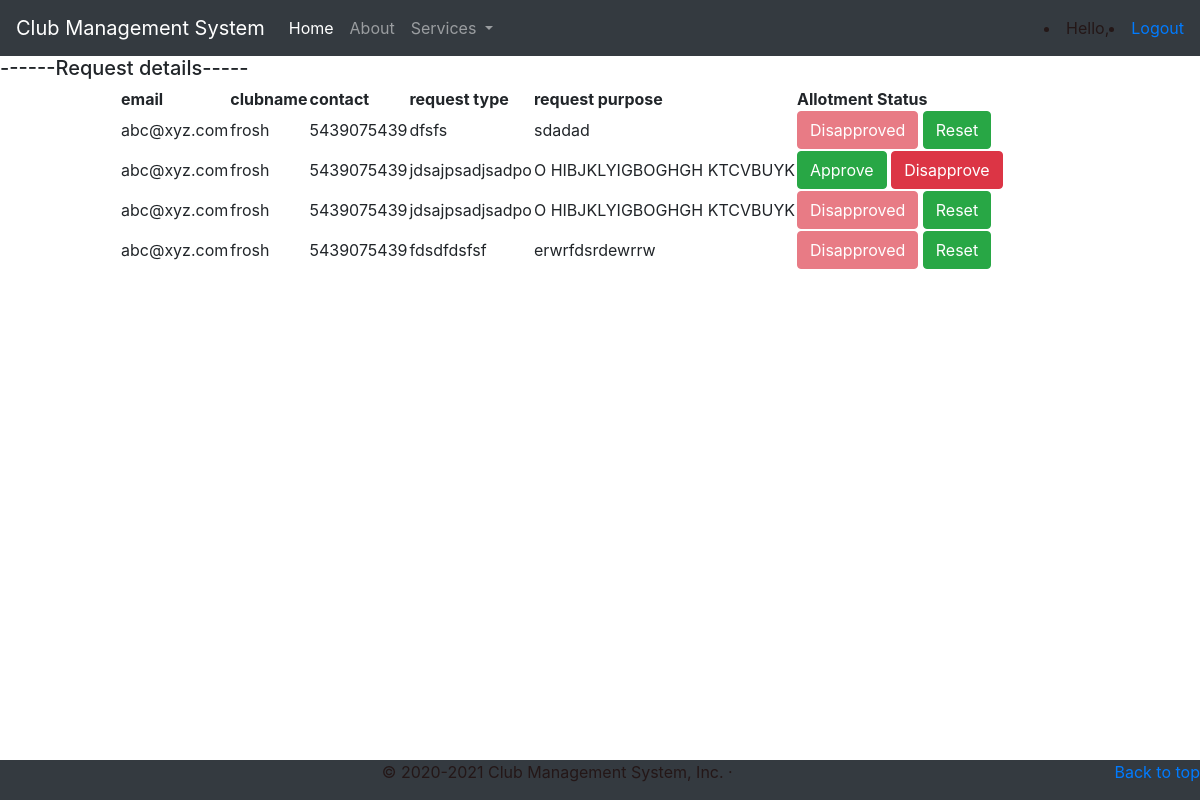
Page /dash/status/ (signed in) on the earlier database version.
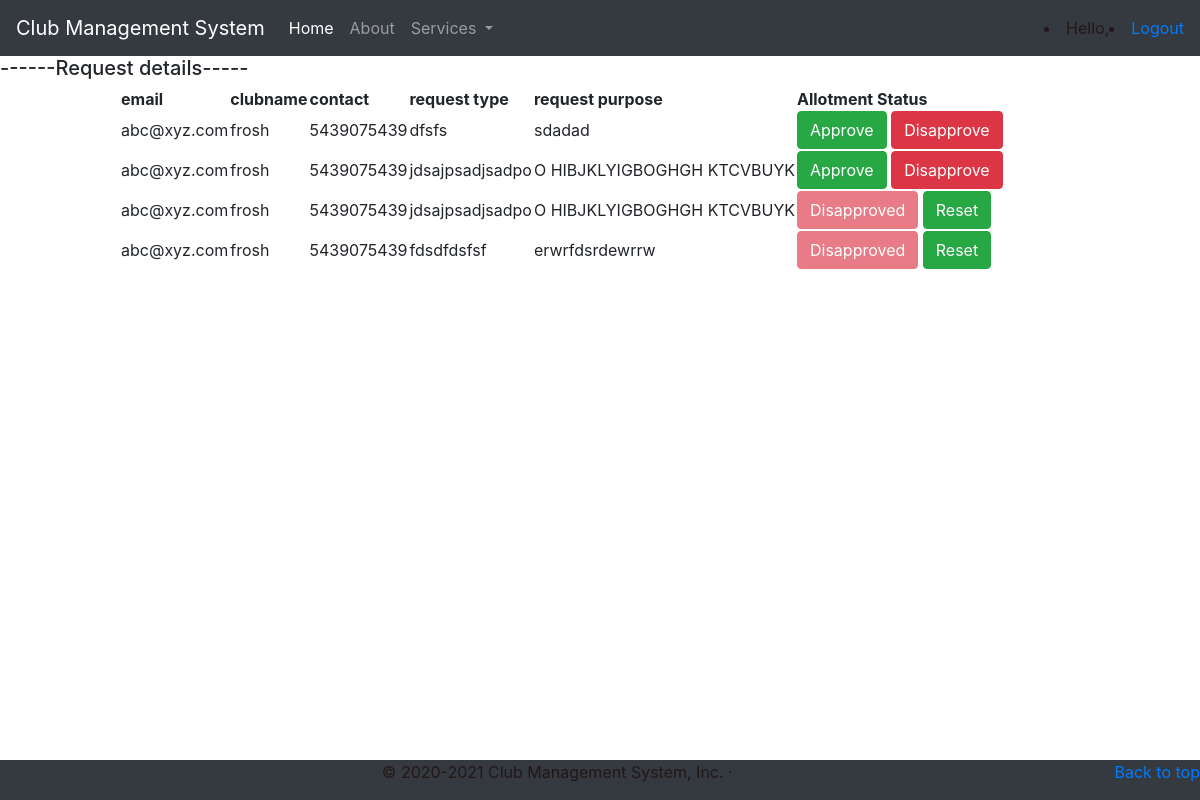
Same page on the later database version.
### dash/models.py (models this page shows)
class Form(models.Model):
    id=models.AutoField(primary_key=True)
    user = models.ForeignKey(User, on_delete=models.CASCADE, default=" ")
    email=models.CharField(max_length=50,default="")
    ClubName=models.CharField(max_length=50, default="")
    RepresentativeName=models.CharField(max_length=50,default="")
    Contact=models.CharField(max_length=12, default=None)
    req_date_from=models.DateField(default='')
    req_date_to=models.DateField(default="")
    req_type=models.CharField(max_length=50,default="")
    req_purpose=models.TextField(max_length=50, blank=True, default="")
    alloted=models.IntegerField(default=0)
    Management_Comments=models.TextField(max_length=100, blank=True, default="")
    def __str__(self):
        return self.email
    objects = models.Manager()

### dash/views.py (the view)
# urls.py: path('status/',views.reqInfo,name='Status'),
def reqInfo(request):
    u=request.user
    if u.groups.filter(name='Managers').exists():
        req = Form.objects.all()
        print(req)
        print("this is a manager")
        context={
        'form':form,
        'req': req
         }
    else:
        req = Form.objects.filter(user=request.user)
        print(req)
        print("normal user")
        context={
            'form':form,
            'req': req
        }
    return render(request,'status.html',context)

### template/status.html (shortened to what this page needs)
{% extends 'base.html' %}
{% block content %}
    <h5>------Request details----- </h5>
    {% if req %}
    <table id="table">
        <th>email</th>
        <th>clubname</th>
        <th>contact</th>
        <th>request type</th>
        <th>request purpose</th>
        <th>Allotment Status</th>
        {% for r in req %}
  <tr>
      <td>{{r.email}}</td>
      <td>{{r.ClubName}}</td>
      <td>{{r.Contact}}</td>
      <td>{{r.req_type}}</td>
      <td>{{r.req_purpose}}</td>
      <td>
        {% if perms.dash.change_form  %}
            {% if r.alloted == 0 %}
            <a href="{% url 'student_approve' user_id=r.id %} " class="btn btn-success" >Approve</a>
            <a class="btn btn-danger" href="{% url 'student_disapprove' user_id=r.id %}" >Disapprove</a>
            {% elif r.alloted == 1 %}
            <button class="btn btn-warning"  disabled="disabled" data-toggle="modal" data-target="#reply_modal">Approved</button>
            <a class="btn btn-danger" href="{% url 'student_disapprove' user_id=r.id %}" >Disapprove</a>
            {% elif r.alloted == 0 %}
            <button class="btn btn-warning" disabled="disabled" data-toggle="modal" data-target="#reply_modal">Queued</button>
            <a href="{% url 'student_approve' user_id=r.id %} " class="btn btn-success" >Approve</a>
            {% else %}
            <button class="btn btn-danger" data-toggle="modal" disabled="disabled" data-target="#reply_modal">Disapproved</button>
            <a href="{% url 'student_reset' user_id=r.id %} " class="btn btn-success" >Reset</a>
            {% endif %}
        {% endif %}
    </td>
  </tr>
{% endfor %}
</table>
    {% else %}
        <h1>No data</h1>
    {% endif %}
{% endblock %}

Differences in the rows shown:
changed Form "dfsfs": alloted "Disapproved Reset" → "Approve Disapprove"
